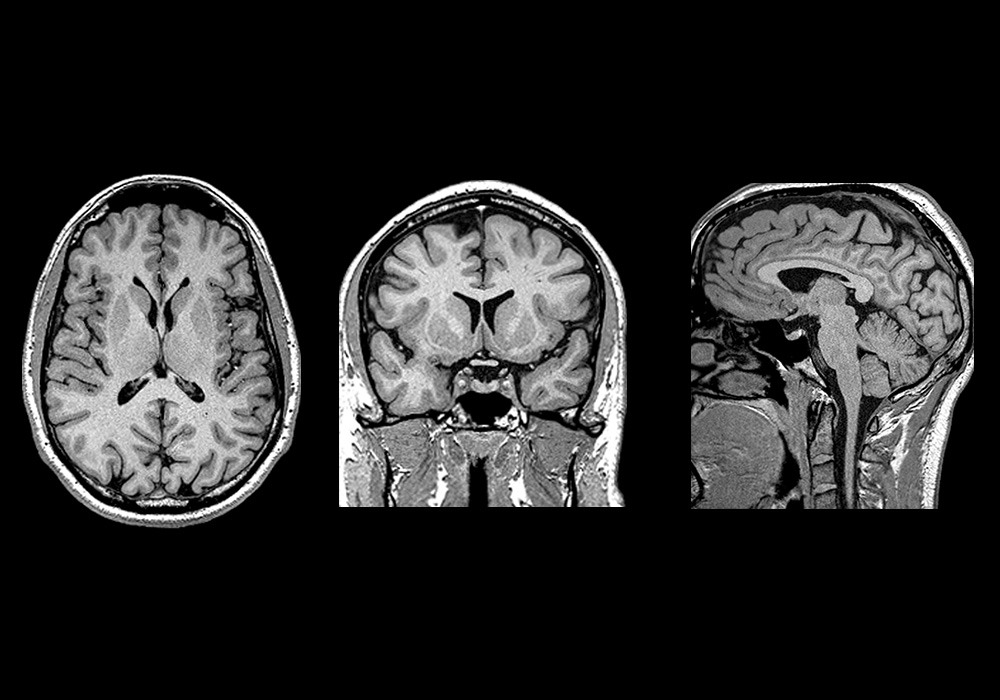
#> input picture Medical Report - Brain Tumor Detection/brain MRI.jpeg, 1000 x 700 px
$ python -i features.py   (imports and definitions only)   (older library calls are emulated)
#> lines starting #> are read from the running program, lines starting #| are printed output that depends on the picture; after the words box and inside, x2 and y2 are one past the last pixel; in counts of white or black regions, pixels touching at a corner belong together
"""
NeuroScan AI - Feature Extraction Module
Implements:
1. Gray-Level Co-occurrence Matrix (GLCM) Second-Order Texture Features:
   - Contrast, Dissimilarity, Homogeneity, Energy, Correlation, ASM, Entropy
2. First-Order Statistical Intensity Moments:
   - Mean, Standard Deviation, Variance, Skewness, Kurtosis, RMS, Shannon Entropy
3. Morphological & Shape Descriptors:
   - Area, Perimeter, Circularity, Solidity, Eccentricity, Aspect Ratio
"""

import numpy as np
import scipy.stats as stats
from skimage.feature import graycomatrix, graycoprops
from typing import Dict, Any, List, Tuple
import cv2


class FeatureExtractor:
    def __init__(self, distances: List[int] = None, angles: List[float] = None, levels: int = 256):
        self.distances = distances or [1, 2, 3]
        self.angles = angles or [0, np.pi/4, np.pi/2, 3*np.pi/4]
        self.levels = levels

    def extract_glcm_features(self, gray_image: np.ndarray) -> Dict[str, float]:
        """Compute Gray-Level Co-occurrence Matrix texture features."""
        # Quantize to uint8 if needed
        if gray_image.dtype != np.uint8:
            gray_image = ((gray_image - gray_image.min()) / (gray_image.max() - gray_image.min() + 1e-8) * 255).astype(np.uint8)

        # Focus calculation on the non-zero brain tissue
        glcm = graycomatrix(
            gray_image,
            distances=self.distances,
            angles=self.angles,
            levels=self.levels,
            symmetric=True,
            normed=True
        )

        contrast = float(np.mean(graycoprops(glcm, 'contrast')))
        dissimilarity = float(np.mean(graycoprops(glcm, 'dissimilarity')))
        homogeneity = float(np.mean(graycoprops(glcm, 'homogeneity')))
        energy = float(np.mean(graycoprops(glcm, 'energy')))
        correlation = float(np.mean(graycoprops(glcm, 'correlation')))
        asm = float(np.mean(graycoprops(glcm, 'ASM')))

        # Calculate GLCM Entropy: -sum(p * log2(p))
        glcm_prob = glcm / (np.sum(glcm) + 1e-12)
        non_zero_p = glcm_prob[glcm_prob > 0]
        entropy_val = float(-np.sum(non_zero_p * np.log2(non_zero_p)))

        return {
            "glcm_contrast": round(contrast, 4),
            "glcm_dissimilarity": round(dissimilarity, 4),
            "glcm_homogeneity": round(homogeneity, 4),
            "glcm_energy": round(energy, 4),
            "glcm_correlation": round(correlation, 4),
            "glcm_asm": round(asm, 4),
            "glcm_entropy": round(entropy_val, 4)
        }

    def extract_statistical_features(self, gray_image: np.ndarray) -> Dict[str, float]:
        """Extract first-order statistical moments and pixel distributions."""
        # Non-background pixels (brain matter)
        brain_pixels = gray_image[gray_image > 10].astype(np.float64)
        if len(brain_pixels) == 0:
            brain_pixels = gray_image.flatten().astype(np.float64)

        mean_val = float(np.mean(brain_pixels))
        std_val = float(np.std(brain_pixels))
        var_val = float(np.var(brain_pixels))
        skew_val = float(stats.skew(brain_pixels)) if len(brain_pixels) > 2 else 0.0
        kurt_val = float(stats.kurtosis(brain_pixels)) if len(brain_pixels) > 2 else 0.0
        rms_val = float(np.sqrt(np.mean(brain_pixels ** 2)))

        # Shannon Entropy of intensity histogram
        hist, _ = np.histogram(brain_pixels, bins=64, range=(0, 256), density=True)
        hist = hist[hist > 0]
        shannon_entropy = float(-np.sum(hist * np.log2(hist))) if len(hist) > 0 else 0.0

        return {
            "stat_mean_intensity": round(mean_val, 2),
            "stat_std_dev": round(std_val, 2),
            "stat_variance": round(var_val, 2),
            "stat_skewness": round(skew_val, 4),
            "stat_kurtosis": round(kurt_val, 4),
            "stat_rms": round(rms_val, 2),
            "stat_shannon_entropy": round(shannon_entropy, 4)
        }

    def extract_morphological_features(self, gray_image: np.ndarray) -> Dict[str, float]:
        """Extract shape and geometric features from candidate contours."""
        # Adaptive thresholding for tissue contours
        blurred = cv2.GaussianBlur(gray_image, (5, 5), 0)
        _, thresh = cv2.threshold(blurred, 0, 255, cv2.THRESH_BINARY + cv2.THRESH_OTSU)

        contours, _ = cv2.findContours(thresh, cv2.RETR_EXTERNAL, cv2.CHAIN_APPROX_SIMPLE)

        if not contours:
            return {
                "morph_area": 0.0,
                "morph_perimeter": 0.0,
                "morph_circularity": 0.0,
                "morph_solidity": 0.0,
                "morph_eccentricity": 0.0,
                "morph_aspect_ratio": 1.0
            }

        # Take largest contour
        c = max(contours, key=cv2.contourArea)
        area = float(cv2.contourArea(c))
        perimeter = float(cv2.arcLength(c, True))

        circularity = (4 * np.pi * area / (perimeter * perimeter)) if perimeter > 0 else 0.0

        # Convex hull & solidity
        hull = cv2.convexHull(c)
        hull_area = float(cv2.contourArea(hull))
        solidity = (area / hull_area) if hull_area > 0 else 0.0

        # Aspect ratio & Bounding box
        x, y, w, h = cv2.boundingRect(c)
        aspect_ratio = float(w) / float(h) if h > 0 else 1.0

        # Eccentricity via fitted ellipse
        eccentricity = 0.0
        if len(c) >= 5:
            try:
                (center, (major_axis, minor_axis), angle) = cv2.fitEllipse(c)
                a = max(major_axis, minor_axis) / 2.0
                b = min(major_axis, minor_axis) / 2.0
                if a > 0:
                    eccentricity = float(np.sqrt(max(0.0, 1.0 - (b ** 2) / (a ** 2))))
            except Exception:
                eccentricity = 0.0

        return {
            "morph_area": round(area, 1),
            "morph_perimeter": round(perimeter, 1),
            "morph_circularity": round(circularity, 4),
            "morph_solidity": round(solidity, 4),
            "morph_eccentricity": round(eccentricity, 4),
            "morph_aspect_ratio": round(aspect_ratio, 3)
        }

    def extract_feature_vector(self, gray_image: np.ndarray) -> Tuple[np.ndarray, Dict[str, Any], List[str]]:
        """
        Extract complete ordered feature vector and organized dictionary.
        Returns:
          - feature_vector (1D np.ndarray)
          - detailed_dict (nested dict with categories, names, values, descriptions)
          - feature_names (list of string keys)
        """
        glcm = self.extract_glcm_features(gray_image)
        stats_feat = self.extract_statistical_features(gray_image)
        morph = self.extract_morphological_features(gray_image)

        combined = {}
        combined.update(glcm)
        combined.update(stats_feat)
        combined.update(morph)

        feature_names = list(combined.keys())
        feature_vector = np.array([combined[k] for k in feature_names], dtype=np.float32)

        # Structured diagnostic presentation with healthy vs tumor reference expectations
        structured = {
            "glcm_texture": {
                "title": "GLCM Texture Features (Gray-Level Co-occurrence Matrix)",
                "features": [
                    {
                        "key": "glcm_contrast",
                        "name": "Contrast",
                        "value": glcm["glcm_contrast"],
                        "unit": "intensity diff²",
                        "description": "Measures local intensity variation and sharp texture discrepancies.",
                        "reference_range": "Normal: 15-45 | Tumor: 55-140+"
                    },
                    {
                        "key": "glcm_dissimilarity",
                        "name": "Dissimilarity",
                        "value": glcm["glcm_dissimilarity"],
                        "unit": "mean diff",
                        "description": "Variation between adjacent voxel pairs.",
                        "reference_range": "Normal: 2.0-5.5 | Tumor: 6.0-15.0"
                    },
                    {
                        "key": "glcm_homogeneity",
                        "name": "Homogeneity",
                        "value": glcm["glcm_homogeneity"],
                        "unit": "0 to 1",
                        "description": "Closeness of distribution of elements to GLCM diagonal (smooth tissue).",
                        "reference_range": "Normal: 0.70-0.95 | Tumor: 0.35-0.65"
                    },
                    {
                        "key": "glcm_energy",
                        "name": "Energy (ASM Sqrt)",
                        "value": glcm["glcm_energy"],
                        "unit": "0 to 1",
                        "description": "Textural uniformity; high energy implies ordered structural patterns.",
                        "reference_range": "Normal: 0.18-0.45 | Tumor: 0.05-0.16"
                    },
                    {
                        "key": "glcm_correlation",
                        "name": "Correlation",
                        "value": glcm["glcm_correlation"],
                        "unit": "-1 to 1",
                        "description": "Linear dependency of gray levels of neighbor pixels.",
                        "reference_range": "Normal: 0.85-0.98 | Tumor: 0.60-0.84"
                    },
                    {
                        "key": "glcm_entropy",
                        "name": "GLCM Entropy",
                        "value": glcm["glcm_entropy"],
                        "unit": "bits",
                        "description": "Measures degree of textural randomness and disorder in tissue.",
                        "reference_range": "Normal: 3.5-6.5 | Tumor: 7.2-11.5+"
                    }
                ]
            },
            "statistical_intensity": {
                "title": "First-Order Statistical Intensity Moments",
                "features": [
                    {
                        "key": "stat_mean_intensity",
                        "name": "Mean Intensity",
                        "value": stats_feat["stat_mean_intensity"],
                        "unit": "0-255",
                        "description": "Average pixel luminosity of brain parenchyma.",
                        "reference_range": "Normal: 70-110 | Tumor: 115-170+"
                    },
                    {
                        "key": "stat_std_dev",
                        "name": "Standard Deviation",
                        "value": stats_feat["stat_std_dev"],
                        "unit": "σ",
                        "description": "Spread of gray level distribution around the mean.",
                        "reference_range": "Normal: 25-45 | Tumor: 48-80+"
                    },
                    {
                        "key": "stat_variance",
                        "name": "Variance",
                        "value": stats_feat["stat_variance"],
                        "unit": "σ²",
                        "description": "Second central moment indicating tissue heterogeneity.",
                        "reference_range": "Normal: 600-2000 | Tumor: 2300-6500+"
                    },
                    {
                        "key": "stat_skewness",
                        "name": "Skewness",
                        "value": stats_feat["stat_skewness"],
                        "unit": "dimensionless",
                        "description": "Asymmetry of pixel intensity histogram.",
                        "reference_range": "Normal: -0.4 to 0.4 | Tumor: >0.8 or <-0.8"
                    },
                    {
                        "key": "stat_kurtosis",
                        "name": "Kurtosis",
                        "value": stats_feat["stat_kurtosis"],
                        "unit": "dimensionless",
                        "description": "Peakedness/heaviness of outlier intensity tails (hyperintensities).",
                        "reference_range": "Normal: -0.5 to 1.5 | Tumor: 2.0-8.0+"
                    }
                ]
            },
            "morphological_shape": {
                "title": "Morphological & Geometric Shape Descriptors",
                "features": [
                    {
                        "key": "morph_circularity",
                        "name": "Circularity Index",
                        "value": morph["morph_circularity"],
                        "unit": "0 to 1",
                        "description": "Degree of contour roundness vs irregular boundary.",
                        "reference_range": "Smooth: 0.65-0.90 | Irregular: 0.15-0.50"
                    },
                    {
                        "key": "morph_solidity",
                        "name": "Solidity",
                        "value": morph["morph_solidity"],
                        "unit": "0 to 1",
                        "description": "Ratio of contour area to convex hull area.",
                        "reference_range": "Compact: 0.85-0.98 | Lobulated: 0.50-0.80"
                    },
                    {
                        "key": "morph_eccentricity",
                        "name": "Eccentricity",
                        "value": morph["morph_eccentricity"],
                        "unit": "0 to 1",
                        "description": "Elongation ratio of the fitted bounding ellipse.",
                        "reference_range": "Spherical: 0.1-0.4 | Elongated: 0.6-0.95"
                    },
                    {
                        "key": "morph_aspect_ratio",
                        "name": "Aspect Ratio",
                        "value": morph["morph_aspect_ratio"],
                        "unit": "W/H",
                        "description": "Width to height ratio of bounding rectangle.",
                        "reference_range": "Symmetric: 0.85-1.25"
                    }
                ]
            },
            "summary_vector": {k: float(v) for k, v in combined.items()},
            "feature_names": feature_names
        }

        return feature_vector, structured, feature_names


def extract_all_features(gray_image: np.ndarray) -> Tuple[np.ndarray, Dict[str, Any], List[str]]:
    extractor = FeatureExtractor()
    return extractor.extract_feature_vector(gray_image)

>>> import cv2
>>> picture = cv2.imread('../brain MRI.jpeg', cv2.IMREAD_GRAYSCALE)
#> picture is the input picture: shape (700, 1000); min 0, max 255, mean 42.7
>>> result = FeatureExtractor().extract_feature_vector(picture)
#> in extract_glcm_features, `contrast = float(np.mean(graycoprops(glcm, 'contrast')))`: contrast = 762
#> in extract_glcm_features, `dissimilarity = float(np.mean(graycoprops(glcm, 'dissimilarity')))`: dissimilarity = 10.44
#> in extract_glcm_features, `homogeneity = float(np.mean(graycoprops(glcm, 'homogeneity')))`: homogeneity = 0.66
#> in extract_glcm_features, `energy = float(np.mean(graycoprops(glcm, 'energy')))`: energy = 0.633
#> in extract_glcm_features, `correlation = float(np.mean(graycoprops(glcm, 'correlation')))`: correlation = 0.923
#> in extract_glcm_features, `asm = float(np.mean(graycoprops(glcm, 'ASM')))`: asm = 0.401
#> in extract_glcm_features, `entropy_val = float(-np.sum(non_zero_p * np.log2(non_zero_p)))`: entropy_val = 9.73
#> in extract_feature_vector, `glcm = self.extract_glcm_features(gray_image)`: glcm = {'glcm_contrast': 762, 'glcm_dissimilarity': 10.44, 'glcm_homogeneity': 0.66, 'glcm_energy': 0.633, 'glcm_correlation': 0.923, 'glcm_asm': 0.401, 'glcm_entropy': 9.73}
#> in extract_statistical_features, `mean_val = float(np.mean(brain_pixels))`: mean_val = 134.5
#> in extract_statistical_features, `std_val = float(np.std(brain_pixels))`: std_val = 57.79
#> in extract_statistical_features, `var_val = float(np.var(brain_pixels))`: var_val = 3339.5
#> in extract_statistical_features, `skew_val = float(stats.skew(brain_pixels)) if len(brain_pixels) > 2 el..`: skew_val = -0.118
#> in extract_statistical_features, `kurt_val = float(stats.kurtosis(brain_pixels)) if len(brain_pixels) > ..`: kurt_val = -0.333
#> in extract_statistical_features, `rms_val = float(np.sqrt(np.mean(brain_pixels ** 2)))`: rms_val = 146.4
#> in extract_statistical_features, `hist, _ = np.histogram(brain_pixels, bins=64, range=(0, 256), density=..`: hist = 64 values, max 0.00805 at index 34, min 0 at index 0, mean 0.00391
#> in extract_statistical_features, `hist = hist[hist > 0]`: hist = 62 values, max 0.00805 at index 32, min 0.000865 at index 0, mean 0.00403
#> in extract_statistical_features, `shannon_entropy = float(-np.sum(hist * np.log2(hist))) if len(hist) > ..`: shannon_entropy = 1.93
#> in extract_feature_vector, `stats_feat = self.extract_statistical_features(gray_image)`: stats_feat = {'stat_mean_intensity': 134.5, 'stat_std_dev': 57.79, 'stat_variance': 3339.5, 'stat_skewness': -0.118, 'stat_kurtosis': -0.333, 'stat_rms': 146.4, 'stat_shannon_entropy': 1.93}
#> in extract_morphological_features, `_, thresh = cv2.threshold(blurred, 0, 255, cv2.THRESH_BINARY + cv2.THR..`:
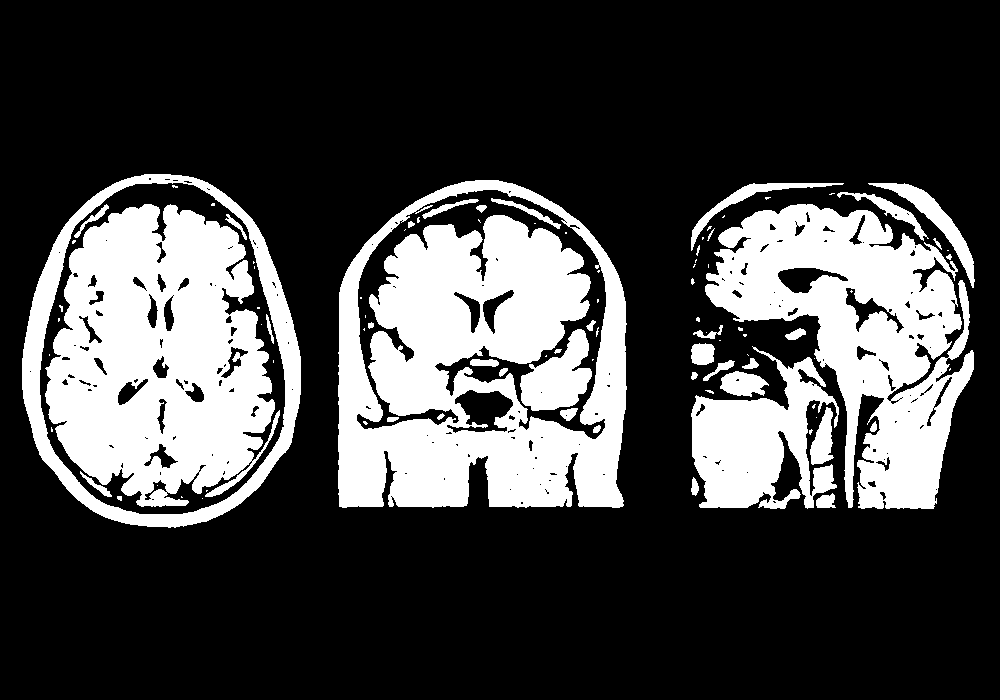
#> thresh: shape (700, 1000); 27% white; 95 white regions (53 under 20 px)
#> in extract_morphological_features, `contours, _ = cv2.findContours(thresh, cv2.RETR_EXTERNAL, cv2.CHAIN_AP..`: contours = 44 contours, 25 with area under 20; largest, box (x1, y1, x2, y2) and area: (338, 180, 627, 508) 81724, (22, 174, 301, 528) 77580, (705, 204, 974, 509) 41456, (691, 346, 839, 509) 12366, (868, 183, 975, 288) 1751
#> in extract_morphological_features, `c = max(contours, key=cv2.contourArea)`: c = contour of 520 points, box (x1, y1, x2, y2) (338, 180, 627, 508), area 81724
#> in extract_morphological_features, `area = float(cv2.contourArea(c))`: area = 81724
#> in extract_morphological_features, `perimeter = float(cv2.arcLength(c, True))`: perimeter = 1533.6
#> in extract_morphological_features, `circularity = (4 * np.pi * area / (perimeter * perimeter)) if perimete..`: circularity = 0.437
#> in extract_morphological_features, `hull = cv2.convexHull(c)`: hull = contour of 47 points, box (x1, y1, x2, y2) (338, 180, 627, 508), area 84510
#> in extract_morphological_features, `hull_area = float(cv2.contourArea(hull))`: hull_area = 84510
#> in extract_morphological_features, `solidity = (area / hull_area) if hull_area > 0 else 0.0`: solidity = 0.967
#> in extract_morphological_features, `x, y, w, h = cv2.boundingRect(c)`: x = 338; y = 180; w = 289; h = 328
#> in extract_morphological_features, `aspect_ratio = float(w) / float(h) if h > 0 else 1.0`: aspect_ratio = 0.881
#> in extract_morphological_features, `(center, (major_axis, minor_axis), angle) = cv2.fitEllipse(c)`: center = (482.2, 352.5); major_axis = 328.9; minor_axis = 333.4; angle = 154
#> in extract_morphological_features, `a = max(major_axis, minor_axis) / 2.0`: a = 166.7
#> in extract_morphological_features, `b = min(major_axis, minor_axis) / 2.0`: b = 164.5
#> in extract_morphological_features, `eccentricity = float(np.sqrt(max(0.0, 1.0 - (b ** 2) / (a ** 2))))`: eccentricity = 0.162
#> in extract_feature_vector, `morph = self.extract_morphological_features(gray_image)`: morph = {'morph_area': 81724, 'morph_perimeter': 1533.6, 'morph_circularity': 0.437, 'morph_solidity': 0.967, 'morph_eccentricity': 0.162, 'morph_aspect_ratio': 0.881}
#> in extract_feature_vector, `feature_names = list(combined.keys())`: feature_names = 20 items, first 6: 'glcm_contrast', 'glcm_dissimilarity', 'glcm_homogeneity', 'glcm_energy', 'glcm_correlation', 'glcm_asm'
#> in extract_feature_vector, `feature_vector = np.array([combined[k] for k in feature_names], dtype=..`: feature_vector = 20 values, max 81724 at index 14, min -0.333 at index 11, mean 4386.2
